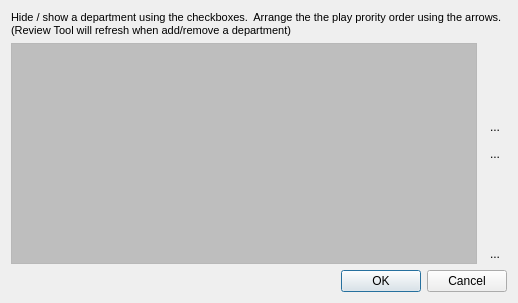
<ui version="4.0" >
 <class>Dialog</class>
 <widget class="QDialog" name="Dialog" >
  <property name="windowModality" >
   <enum>Qt::ApplicationModal</enum>
  </property>
  <property name="geometry" >
   <rect>
    <x>0</x>
    <y>0</y>
    <width>518</width>
    <height>303</height>
   </rect>
  </property>
  <property name="palette" >
   <palette>
    <active>
     <colorrole role="AlternateBase" >
      <brush brushstyle="SolidPattern" >
       <color alpha="255" >
        <red>200</red>
        <green>200</green>
        <blue>200</blue>
       </color>
      </brush>
     </colorrole>
    </active>
    <inactive>
     <colorrole role="AlternateBase" >
      <brush brushstyle="SolidPattern" >
       <color alpha="255" >
        <red>200</red>
        <green>200</green>
        <blue>200</blue>
       </color>
      </brush>
     </colorrole>
    </inactive>
    <disabled>
     <colorrole role="AlternateBase" >
      <brush brushstyle="SolidPattern" >
       <color alpha="255" >
        <red>200</red>
        <green>200</green>
        <blue>200</blue>
       </color>
      </brush>
     </colorrole>
    </disabled>
   </palette>
  </property>
  <property name="windowTitle" >
   <string>Department Filter</string>
  </property>
  <layout class="QVBoxLayout" name="verticalLayout_2" >
   <item>
    <widget class="QLabel" name="label" >
     <property name="font" >
      <font>
       <pointsize>8</pointsize>
      </font>
     </property>
     <property name="text" >
      <string>Hide / show a department using the checkboxes.  Arrange the the play prority order using the arrows.  (Review Tool will refresh when add/remove a department)</string>
     </property>
     <property name="wordWrap" >
      <bool>true</bool>
     </property>
    </widget>
   </item>
   <item>
    <layout class="QHBoxLayout" name="horizontalLayout_2" >
     <item>
      <widget class="QListWidget" name="list" >
       <property name="palette" >
        <palette>
         <active>
          <colorrole role="Base" >
           <brush brushstyle="SolidPattern" >
            <color alpha="255" >
             <red>190</red>
             <green>190</green>
             <blue>190</blue>
            </color>
           </brush>
          </colorrole>
         </active>
         <inactive>
          <colorrole role="Base" >
           <brush brushstyle="SolidPattern" >
            <color alpha="255" >
             <red>190</red>
             <green>190</green>
             <blue>190</blue>
            </color>
           </brush>
          </colorrole>
         </inactive>
         <disabled>
          <colorrole role="Base" >
           <brush brushstyle="SolidPattern" >
            <color alpha="255" >
             <red>255</red>
             <green>255</green>
             <blue>255</blue>
            </color>
           </brush>
          </colorrole>
         </disabled>
        </palette>
       </property>
       <property name="alternatingRowColors" >
        <bool>true</bool>
       </property>
       <property name="wordWrap" >
        <bool>false</bool>
       </property>
      </widget>
     </item>
     <item>
      <layout class="QVBoxLayout" name="verticalLayout" >
       <item>
        <spacer name="verticalSpacer" >
         <property name="orientation" >
          <enum>Qt::Vertical</enum>
         </property>
         <property name="sizeHint" stdset="0" >
          <size>
           <width>20</width>
           <height>40</height>
          </size>
         </property>
        </spacer>
       </item>
       <item>
        <widget class="QToolButton" name="button_up" >
         <property name="maximumSize" >
          <size>
           <width>30</width>
           <height>9000</height>
          </size>
         </property>
         <property name="text" >
          <string>...</string>
         </property>
         <property name="iconSize" >
          <size>
           <width>16</width>
           <height>30</height>
          </size>
         </property>
         <property name="autoRaise" >
          <bool>true</bool>
         </property>
        </widget>
       </item>
       <item>
        <widget class="QToolButton" name="button_down" >
         <property name="maximumSize" >
          <size>
           <width>30</width>
           <height>9000</height>
          </size>
         </property>
         <property name="text" >
          <string>...</string>
         </property>
         <property name="iconSize" >
          <size>
           <width>16</width>
           <height>30</height>
          </size>
         </property>
         <property name="autoRaise" >
          <bool>true</bool>
         </property>
        </widget>
       </item>
       <item>
        <spacer name="verticalSpacer_2" >
         <property name="orientation" >
          <enum>Qt::Vertical</enum>
         </property>
         <property name="sizeHint" stdset="0" >
          <size>
           <width>20</width>
           <height>40</height>
          </size>
         </property>
        </spacer>
       </item>
       <item>
        <widget class="QToolButton" name="reset_order_button" >
         <property name="maximumSize" >
          <size>
           <width>30</width>
           <height>9000</height>
          </size>
         </property>
         <property name="toolTip" >
          <string>reset department to produciton default order</string>
         </property>
         <property name="text" >
          <string>...</string>
         </property>
         <property name="iconSize" >
          <size>
           <width>16</width>
           <height>30</height>
          </size>
         </property>
         <property name="autoRaise" >
          <bool>true</bool>
         </property>
        </widget>
       </item>
      </layout>
     </item>
    </layout>
   </item>
   <item>
    <layout class="QHBoxLayout" name="horizontalLayout" >
     <item>
      <spacer name="horizontalSpacer" >
       <property name="orientation" >
        <enum>Qt::Horizontal</enum>
       </property>
       <property name="sizeHint" stdset="0" >
        <size>
         <width>300</width>
         <height>20</height>
        </size>
       </property>
      </spacer>
     </item>
     <item>
      <widget class="QDialogButtonBox" name="buttonBox" >
       <property name="maximumSize" >
        <size>
         <width>200</width>
         <height>16777215</height>
        </size>
       </property>
       <property name="orientation" >
        <enum>Qt::Horizontal</enum>
       </property>
       <property name="standardButtons" >
        <set>QDialogButtonBox::Cancel|QDialogButtonBox::Ok</set>
       </property>
      </widget>
     </item>
    </layout>
   </item>
  </layout>
 </widget>
 <resources/>
 <connections>
  <connection>
   <sender>buttonBox</sender>
   <signal>accepted()</signal>
   <receiver>Dialog</receiver>
   <slot>accept()</slot>
   <hints>
    <hint type="sourcelabel" >
     <x>248</x>
     <y>254</y>
    </hint>
    <hint type="destinationlabel" >
     <x>157</x>
     <y>274</y>
    </hint>
   </hints>
  </connection>
  <connection>
   <sender>buttonBox</sender>
   <signal>rejected()</signal>
   <receiver>Dialog</receiver>
   <slot>reject()</slot>
   <hints>
    <hint type="sourcelabel" >
     <x>316</x>
     <y>260</y>
    </hint>
    <hint type="destinationlabel" >
     <x>286</x>
     <y>274</y>
    </hint>
   </hints>
  </connection>
 </connections>
</ui>
